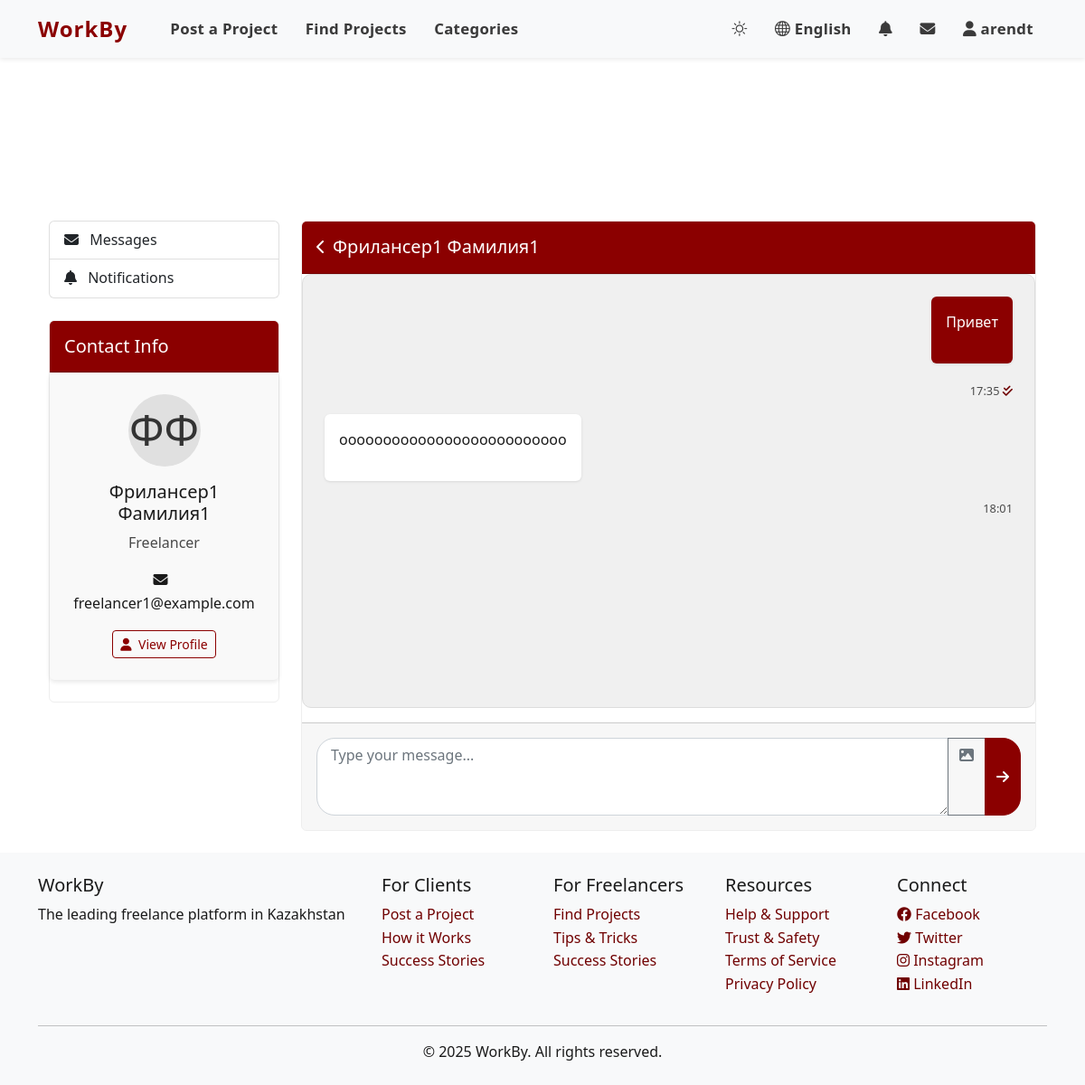
Screenshot of /chat/conversation/1/ (signed in) with the database file from the repository.
### accounts/models.py (models this page shows, shortened)
class User(AbstractUser):
    USER_TYPE_CHOICES = (
        ('client', _('Client')),
        ('freelancer', _('Freelancer')),
    )
    LANGUAGE_CHOICES = (
        ('en', _('English')),
        ('ru', _('Russian')),
        ('kk', _('Kazakh')),
    )
    user_type = models.CharField(_('User Type'), max_length=10, choices=USER_TYPE_CHOICES, default='client')
    bio = models.TextField(_('Biography'), blank=True)
    avatar = models.ImageField(_('Avatar'), upload_to='avatars/', blank=True, null=True)
    phone_number = models.CharField(_('Phone Number'), max_length=15, blank=True)
    preferred_language = models.CharField(_('Preferred Language'), max_length=2, choices=LANGUAGE_CHOICES, default='en')
    dark_mode = models.BooleanField(_('Dark Mode'), default=False)
    skills = models.TextField(_('Skills'), blank=True)
    hourly_rate = models.DecimalField(_('Hourly Rate'), max_digits=10, decimal_places=2, null=True, blank=True)
    company_name = models.CharField(_('Company Name'), max_length=100, blank=True)
    def get_initials(self):
        initials = ""
        if self.first_name:
            initials += self.first_name[0].upper()
        if self.last_name:
            initials += self.last_name[0].upper()
        if not initials:
            initials = self.username[0].upper()
        return initials
    def get_full_name(self):
        if self.first_name or self.last_name:
            return f"{self.first_name} {self.last_name}".strip()
        return self.username

### chat/models.py (models this page shows, shortened)
class Message(models.Model):
    conversation = models.ForeignKey(
        Conversation,
        on_delete=models.CASCADE,
        related_name='messages',
        verbose_name=_('Conversation')
    )
    sender = models.ForeignKey(
        settings.AUTH_USER_MODEL,
        on_delete=models.CASCADE,
        related_name='sent_messages',
        verbose_name=_('Sender')
    )
    content = models.TextField(_('Content'))
    created_at = models.DateTimeField(_('Created At'), auto_now_add=True)
    is_read = models.BooleanField(_('Read'), default=False)
    class Meta:
        verbose_name = _('Message')
        verbose_name_plural = _('Messages')
        ordering = ['created_at']
    def __str__(self):
        return f"Message {self.id}"

### chat/views.py (the view)
# urls.py: path('conversation/<int:pk>/', views.conversation_detail_view, name='conversation_detail'),
@login_required
def conversation_detail_view(request, pk):
    conversation = get_object_or_404(
        Conversation.objects.filter(participants=request.user),
        pk=pk
    )
    messages = conversation.messages.all()
    for message in messages:
        if message.sender != request.user and not message.is_read:
            message.mark_as_read()
    if request.method == 'POST':
        form = MessageForm(request.POST)
        if form.is_valid():
            message = form.save(commit=False)
            message.conversation = conversation
            message.sender = request.user
            message.save()
            Notification.create_message_notification(message)
            conversation.save()  # Это автоматически обновит updated_at
            return redirect('chat:conversation_detail', pk=conversation.pk)
    else:
        form = MessageForm()
    other_participant = conversation.participants.exclude(id=request.user.id).first()
    context = {
        'conversation': conversation,
        'messages': messages,
        'form': form,
        'other_participant': other_participant,
    }
    return render(request, 'chat/conversation_detail.html', context)

### templates/chat/conversation_detail.html (shortened to what this page needs)
{% extends 'base.html' %}
{% load i18n %}
{% load static %}
{% block content %}
<div class="container mt-4">
    <div class="row">
        <div class="col-md-3">
            <div class="list-group mb-4">
                <a href="{% url 'chat:inbox' %}" class="list-group-item list-group-item-action">
                    <i class="fas fa-envelope me-2"></i> {% trans "Messages" %}
                </a>
                <a href="{% url 'chat:notifications' %}" class="list-group-item list-group-item-action">
                    <i class="fas fa-bell me-2"></i> {% trans "Notifications" %}
                </a>
            </div>
            <div class="card mb-4">
                <div class="card-header chat-header">
                    <h5 class="mb-0">{% trans "Contact Info" %}</h5>
                </div>
                <div class="card-body text-center contact-info">
                    {% if other_participant.avatar %}
                        <img src="{{ other_participant.avatar.url }}" alt="{{ other_participant.username }}" class="rounded-circle img-fluid mb-3" style="max-width: 120px;">
                    {% else %}
                        <div class="contact-avatar mx-auto">
                            <span style="font-size: 3rem;">{{ other_participant.get_initials }}</span>
                        </div>
                    {% endif %}
                    <h5>{{ other_participant.get_full_name|default:other_participant.username }}</h5>
                    {% if other_participant.user_type == 'freelancer' %}
                        <p class="text-muted">{% trans "Freelancer" %}</p>
                        {% if other_participant.email %}
                            <p><i class="fas fa-envelope me-2"></i> {{ other_participant.email }}</p>
                        {% endif %}
                        <a href="{% url 'accounts:freelancer_detail' other_participant.username %}" class="btn btn-outline-primary btn-sm">
                            <i class="fas fa-user me-1"></i> {% trans "View Profile" %}
                        </a>
                    {% endif %}
                </div>
            </div>
        </div>
        <div class="col-md-9">
            <div class="card">
                <div class="card-header conversation-header">
                    <a href="{% url 'chat:inbox' %}" class="text-white me-2 back-button" style="text-decoration: none;">
                        <i class="fas fa-chevron-left"></i>
                    </a>
                    <h5 class="mb-0">
                        {{ other_participant.get_full_name|default:other_participant.username }}
                    </h5>
                </div>
                <div class="card-body p-4 chat-container" id="message-container">
                    {% if messages %}
                        {% for message in messages %}
                            <div class="message-item mb-3 {% if message.sender == request.user %}text-end{% endif %}">
                                <div class="chat-message {% if message.sender == request.user %}outgoing{% endif %} p-3 rounded d-inline-block">
                                    {{ message.content|linebreaks }}
                                </div>
                                <div class="message-time mt-1">
                                    <span>{{ message.created_at|time:"H:i" }}</span>
                                    {% if message.sender == request.user %}
                                        <span>
                                            {% if message.is_read %}
                                                <i class="fas fa-check-double text-primary" title="{% trans 'Read' %}"></i>
                                            {% else %}
                                                <i class="fas fa-check" title="{% trans 'Sent' %}"></i>
                                            {% endif %}
                                        </span>
                                    {% endif %}
                                </div>
                            </div>
                        {% endfor %}
                    {% else %}
                        <div class="text-center py-4">
                            <p class="text-muted">{% trans "No messages yet. Say hello!" %}</p>
                        </div>
                    {% endif %}
                </div>
                <div class="card-footer p-3">
                    <form method="post" id="message-form" enctype="multipart/form-data">
                        <div class="input-group">
                            {{ form.content }}
                            <label for="image-upload" class="btn btn-outline-secondary" title="{% trans 'Attach Image' %}">
                                <i class="fas fa-image"></i>
                            </label>
                            <button type="submit" class="btn btn-primary">
                                <i class="fas fa-arrow-right"></i>
                            </button>
                        </div>
                    </form>
                </div>
            </div>
        </div>
    </div>
</div>
{% endblock %}

### templates/base.html (shortened to what this page needs)
{% load i18n %}
{% load static %}
<!DOCTYPE html>
<html lang="{{ LANGUAGE_CODE }}">
<head>
    <link href="https://cdn.jsdelivr.net/npm/bootstrap@5.2.3/dist/css/bootstrap.min.css" rel="stylesheet">
    <link rel="stylesheet" href="https://cdn.jsdelivr.net/npm/bootstrap-icons@1.10.0/font/bootstrap-icons.css">
    <link rel="stylesheet" href="https://cdnjs.cloudflare.com/ajax/libs/font-awesome/6.2.1/css/all.min.css">
    <link rel="stylesheet" href="{% static 'css/style.css' %}?v={% now 'U' %}">
    <link rel="stylesheet" href="{% static 'css/dark-theme.css' %}?v={% now 'U' %}">
</head>
<body>
    <header>
        <nav class="navbar navbar-expand-lg navbar-light bg-light">
            <div class="container">
                <a class="navbar-brand" href="{% url 'jobs:home' %}">
                    <span class="logo-text">WorkBy</span>
                </a>
                <div class="collapse navbar-collapse" id="navbarNav">
                    <ul class="navbar-nav me-auto">
                        <li class="nav-item">
                            <a class="nav-link" href="{% url 'jobs:project_create' %}">{% trans "Post a Project" %}</a>
                        </li>
                        <li class="nav-item">
                            <a class="nav-link" href="{% url 'jobs:project_list' %}">{% trans "Find Projects" %}</a>
                        </li>
                        <li class="nav-item">
                            <a class="nav-link" href="{% url 'jobs:category_list' %}">{% trans "Categories" %}</a>
                        </li>
                    </ul>
                    <ul class="navbar-nav ms-auto">
                        <li class="nav-item">
                            <button id="theme-toggle" class="btn nav-link">
                                <i id="theme-icon" class="bi bi-sun"></i>
                            </button>
                        </li>
                        <li class="nav-item dropdown">
                            <a class="nav-link dropdown-toggle" href="#" id="languageDropdown" role="button" data-bs-toggle="dropdown" aria-expanded="false">
                                {% get_language_info for LANGUAGE_CODE as current_lang %}
                                <i class="bi bi-globe"></i> {{ current_lang.name_local }}
                            </a>
                                {% get_available_languages as languages %}
                        </li>
                        {% if user.is_authenticated %}
                            <li class="nav-item">
                                <a class="nav-link" href="{% url 'chat:notifications' %}">
                                    <i class="fas fa-bell"></i>
                                </a>
                            </li>
                            <li class="nav-item">
                                <a class="nav-link" href="{% url 'chat:inbox' %}">
                                    <i class="fas fa-envelope"></i>
                                </a>
                            </li>
                            <li class="nav-item dropdown">
                                <a class="nav-link dropdown-toggle" href="#" id="userDropdown" role="button" data-bs-toggle="dropdown" aria-expanded="false">
                                    {% if user.avatar %}
                                        <img src="{{ user.avatar.url }}" alt="{{ user.username }}" class="rounded-circle" width="30" height="30">
                                    {% else %}
                                        <i class="fas fa-user"></i>
                                    {% endif %}
                                    {{ user.username }}
                                </a>
                            </li>
                        {% endif %}
                    </ul>
                </div>
            </div>
        </nav>
    </header>
    <main class="container py-4">
        {% if messages %}
            <div class="messages">
                {% for message in messages %}
                    <div class="mb-3 p-3 bg-{{ message.tags }} rounded text-white">
                    </div>
                {% endfor %}
            </div>
        {% endif %}
        {% block content %}{% endblock %}
    </main>
    <footer class="bg-light py-4 mt-auto">
        <div class="container">
            <div class="row">
                <div class="col-md-4">
                    <h5>WorkBy</h5>
                    <p>{% trans "The leading freelance platform in Kazakhstan" %}</p>
                </div>
                <div class="col-md-2">
                    <h5>{% trans "For Clients" %}</h5>
                    <ul class="list-unstyled">
                        <li><a href="{% url 'jobs:project_create' %}">{% trans "Post a Project" %}</a></li>
                        <li><a href="#">{% trans "How it Works" %}</a></li>
                        <li><a href="#">{% trans "Success Stories" %}</a></li>
                    </ul>
                </div>
                <div class="col-md-2">
                    <h5>{% trans "For Freelancers" %}</h5>
                    <ul class="list-unstyled">
                        <li><a href="{% url 'jobs:project_list' %}">{% trans "Find Projects" %}</a></li>
                        <li><a href="#">{% trans "Tips & Tricks" %}</a></li>
                        <li><a href="#">{% trans "Success Stories" %}</a></li>
                    </ul>
                </div>
                <div class="col-md-2">
                    <h5>{% trans "Resources" %}</h5>
                    <ul class="list-unstyled">
                        <li><a href="#">{% trans "Help & Support" %}</a></li>
                        <li><a href="#">{% trans "Trust & Safety" %}</a></li>
                        <li><a href="#">{% trans "Terms of Service" %}</a></li>
                        <li><a href="#">{% trans "Privacy Policy" %}</a></li>
                    </ul>
                </div>
                <div class="col-md-2">
                    <h5>{% trans "Connect" %}</h5>
                    <ul class="list-unstyled">
                        <li><a href="#"><i class="fab fa-facebook"></i> Facebook</a></li>
                        <li><a href="#"><i class="fab fa-twitter"></i> Twitter</a></li>
                        <li><a href="#"><i class="fab fa-instagram"></i> Instagram</a></li>
                        <li><a href="#"><i class="fab fa-linkedin"></i> LinkedIn</a></li>
                    </ul>
                </div>
            </div>
            <hr>
            <div class="row">
                <div class="col text-center">
                    <p class="mb-0">© 2025 WorkBy. {% trans "All rights reserved." %}</p>
                </div>
            </div>
        </div>
    </footer>
</body>
</html>

### rows the page displays
User: username "arendt"
User: get_initials "ФФ", get_full_name "Фрилансер1 Фамилия1", email "freelancer1@example.com"
Message: content "Привет", created_at "17:35", is_read True (drawn)
Message: content "оооооооооооооооооооооооооо", created_at "18:01"

### other values shown
{{ current_lang.name_local }} "English"
